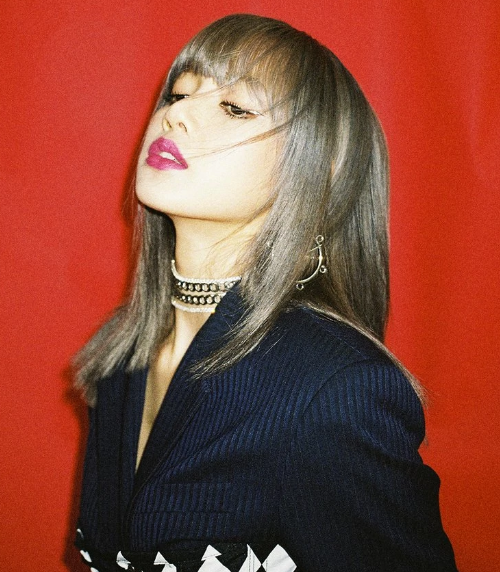
#> input picture Python/lisa.png, 500 x 572 px
$ python TransformadaDeFourier.py
#> lines starting #> are read from the running program, lines starting #| are printed output that depends on the picture
import cv2 as cv
import numpy as np
from matplotlib import pyplot as plt

image1= cv.imread('lisa.png')
#> image1 is the input picture: shape (572, 500, 3); mean B, G, R 55.6, 70.2, 139.4


w1=np.fft.fft2(image1)
w2=np.fft.fftshift(w1)
w3=np.fft.ifft2(w1)
w3=w3.real.astype(int)


plt.figure(1)
plt.imshow(cv.cvtColor(image1, cv.COLOR_BGR2RGB))


plt.figure(2)
plt.imshow(np.uint8(w2.real.astype(int)))
plt.figure(3)
plt.imshow(cv.cvtColor(np.uint8(w3), cv.COLOR_BGR2RGB))
plt.show()
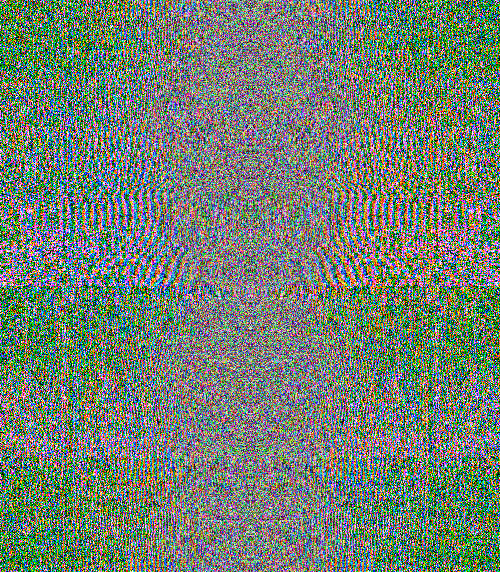
#> shown: shape (572, 500, 3); mean R, G, B 114.3, 127.5, 114.3
